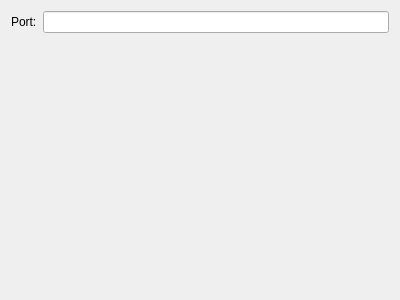
<?xml version="1.0" encoding="UTF-8"?>
<ui version="4.0">
 <class>TCPDataSourceConfigWidget</class>
 <widget class="QWidget" name="TCPDataSourceConfigWidget">
  <property name="geometry">
   <rect>
    <x>0</x>
    <y>0</y>
    <width>400</width>
    <height>300</height>
   </rect>
  </property>
  <property name="windowTitle">
   <string>TCP Data Source Configuration</string>
  </property>
  <layout class="QFormLayout" name="formLayout">
   <item row="0" column="0">
    <widget class="QLabel" name="label">
     <property name="text">
      <string>Port:</string>
     </property>
    </widget>
   </item>
   <item row="0" column="1">
    <widget class="QLineEdit" name="portTextField"/>
   </item>
  </layout>
 </widget>
 <resources/>
 <connections/>
</ui>
